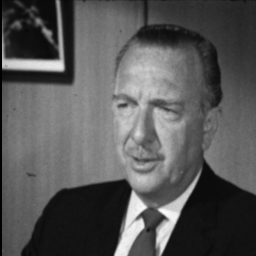
%> input picture trunk/walter.png, 256 x 256 px
$ octave --eval "histerie;"   (GNU Octave 9; MATLAB toolbox functions it lacks are replaced by stand-ins)
%> lines starting %> are read from the running program, lines starting %| are printed output that depends on the picture
function [] = histerie ()


img = imread('walter.png');
%> img is the input picture: size 256x256 uint8; min 0, max 253, mean 86.8

ind = 1;
blocks = cell(256,1);

%block groesse berechnen
bsize_col = floor(size(img,2)/16);
%> bsize_col = 16
bsize_row = floor(size(img,1)/16);
%> bsize_row = 16
for i=1:16
    for j=1:16
        %matrix des blocks auslesen
        blocks{ind} = img(((i-1)*bsize_row)+1:i*bsize_row, ((j-1)*bsize_col)+1:j*bsize_col);
        ind=ind+1;
    end
end
%> after the loop, blocks = 256 items; ind = 257

for i=1:6
    subplot(6,1,i);
    imhist(blocks{i});
end
%> `histerie;`:
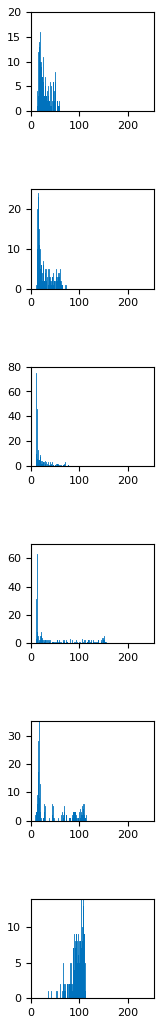
%> figure redrawn from the program's plot data, 6 panels; panel 1: highest point at x = 0, y = 16; panel 2: highest point at x = 14, y = 24; panel 3: highest point at x = 11, y = 75; panel 4: highest point at x = 12, y = 63
